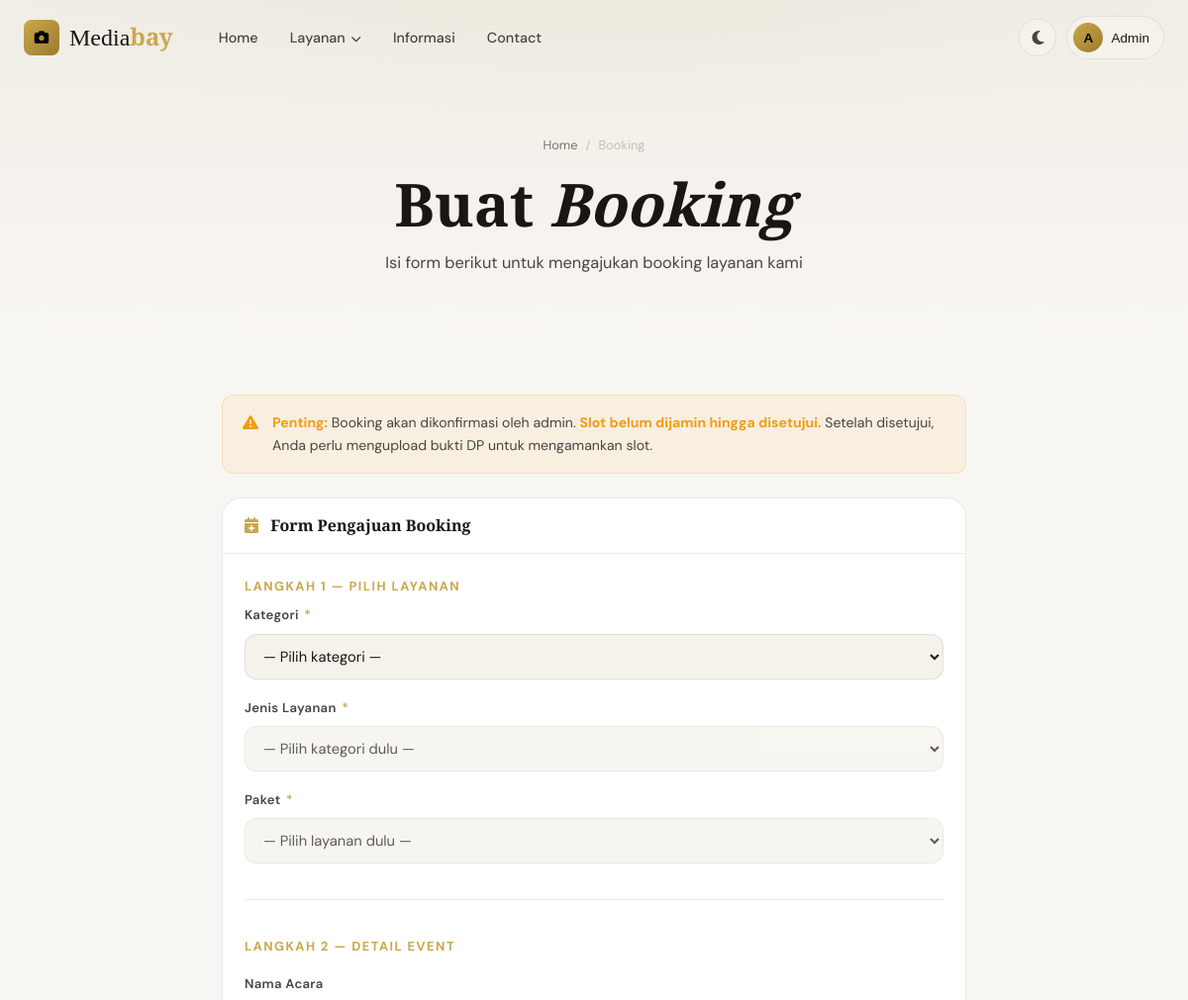
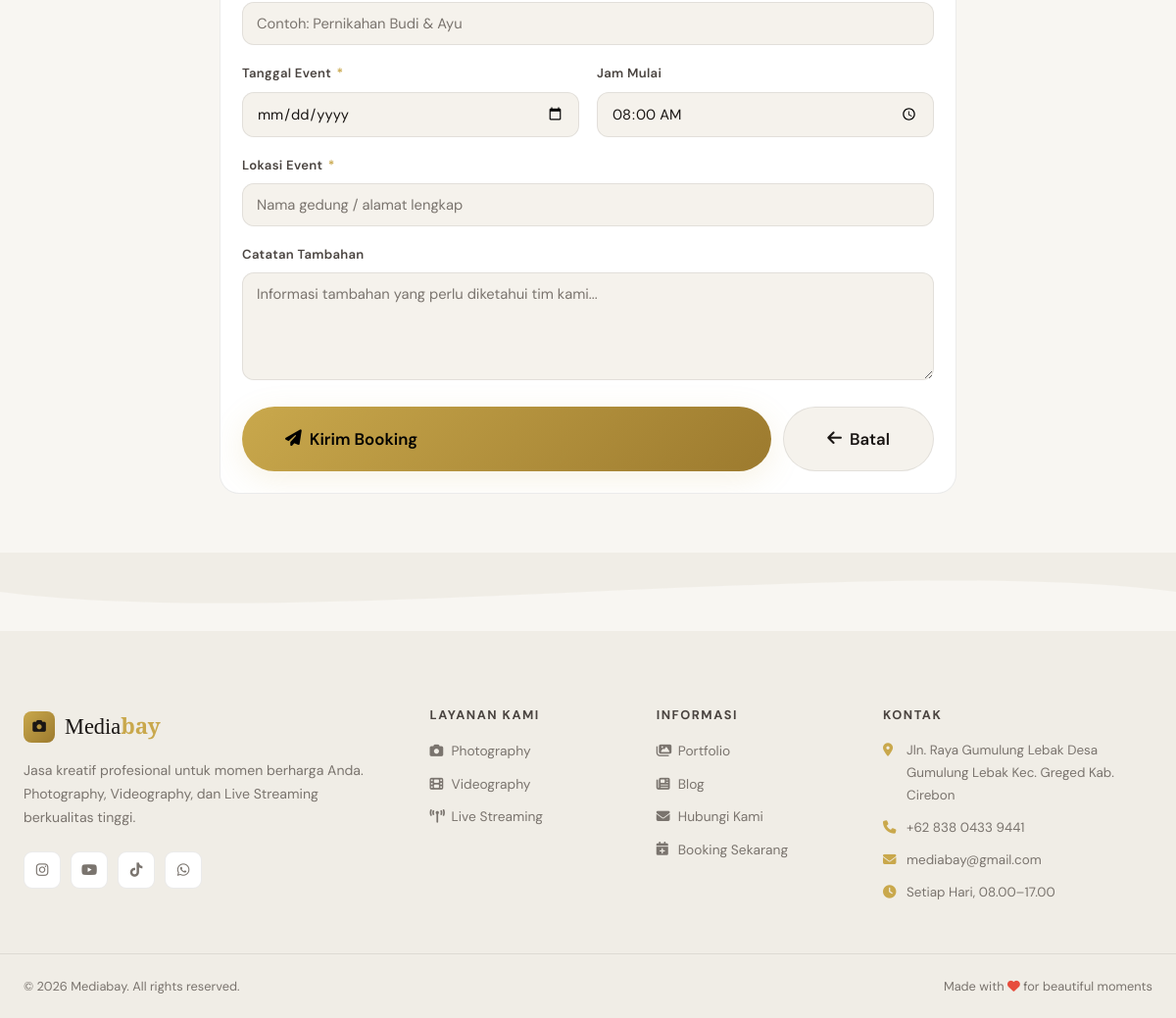
The page /booking (signed in) on the database its author committed (2 pictures, top to bottom).
### tables this page shows
CREATE TABLE `categories` (
  `id` int(11) NOT NULL,
  `name` varchar(100) NOT NULL,
  `slug` varchar(100) NOT NULL,
  `icon` varchar(50) DEFAULT NULL,
  `description` text DEFAULT NULL,
  `image` varchar(255) DEFAULT NULL,
  `sort_order` int(11) DEFAULT 0,
  `is_active` tinyint(1) DEFAULT 1,
  `created_at` timestamp NOT NULL DEFAULT current_timestamp()
);

### app/controllers/Controllers.php (called while the page is built, shortened)
<?php
class BookingController extends Controller {
    public function index(): void {
        $this->view('home/booking', compact('categories', 'services', 'flash'));
    }
}

### public/index.php (called while the page is built, shortened)
<?php
require_once __DIR__ . '/../config/database.php';
require_once __DIR__ . '/../core/Database.php';
require_once __DIR__ . '/../core/Model.php';
require_once __DIR__ . '/../core/Router.php';
require_once __DIR__ . '/../app/models/Models.php';
require_once __DIR__ . '/../app/controllers/Controllers.php';
$scriptDir = dirname($_SERVER['SCRIPT_NAME'] ?? '/index.php');
$basePath  = ($scriptDir === '/' || $scriptDir === '\\') ? '' : rtrim($scriptDir, '/');
$router = new Router($basePath);
$router->dispatch();

### core/Database.php (called while the page is built)
<?php
class Database {
    private static ?PDO $instance = null;
    public static function getInstance(): PDO {
        if (self::$instance === null) {
            try {
                $dsn = "mysql:host=" . DB_HOST . ";dbname=" . DB_NAME . ";charset=" . DB_CHARSET;
                self::$instance = new PDO($dsn, DB_USER, DB_PASS, [
                    PDO::ATTR_ERRMODE            => PDO::ERRMODE_EXCEPTION,
                    PDO::ATTR_DEFAULT_FETCH_MODE => PDO::FETCH_ASSOC,
                    PDO::ATTR_EMULATE_PREPARES   => false,
                ]);
            } catch (PDOException $e) {
                die(json_encode(['error' => 'Database connection failed: ' . $e->getMessage()]));
            }
        }
        return self::$instance;
    }
}

### core/Model.php (called while the page is built, shortened)
<?php
abstract class Model {
    public function __construct() {
        $this->db = Database::getInstance();
    }
}

### app/models/Models.php (called while the page is built, shortened)
<?php
class CategoryModel extends Model {
    public function getActive(): array {
        $stmt = $this->db->query("SELECT * FROM categories WHERE is_active=1 ORDER BY sort_order ASC");
        return $stmt->fetchAll();
    }
}

### app/views/home/booking.php (the view, shortened to what this page needs)
<div class="page-hero">
    <div class="container">
        <div class="breadcrumb">
            <a href="<?= BASE_URL ?>/">Home</a><span>/</span><span>Booking</span>
        </div>
        <h1>Buat <em>Booking</em></h1>
        <p>Isi form berikut untuk mengajukan booking layanan kami</p>
    </div>
</div>
<section class="section-sm">
    <div class="container-sm">
        <div class="booking-warning">
            <i class="fas fa-exclamation-triangle"></i>
            <p>
                <strong>Penting:</strong> Booking akan dikonfirmasi oleh admin.
                <strong>Slot belum dijamin hingga disetujui.</strong>
                Setelah disetujui, Anda perlu mengupload bukti DP untuk mengamankan slot.
            </p>
        </div>
        <div class="card">
            <div class="card-header">
                <h3>
                    <i class="fas fa-calendar-plus" style="color:var(--gold);margin-right:8px"></i>
                    Form Pengajuan Booking
                </h3>
            </div>
            <div class="card-body">
                <form method="POST" action="<?= BASE_URL ?>/booking" id="bookingForm">
                    <div style="margin-bottom:8px;font-size:0.8rem;font-weight:700;text-transform:uppercase;letter-spacing:1.5px;color:var(--gold)">
                        Langkah 1 — Pilih Layanan
                    </div>
                    <div class="form-group">
                        <label class="form-label">Kategori <span class="required">*</span></label>
                        <select class="form-control" id="cat_select">
                            <option value="">— Pilih kategori —</option>
                        </select>
                    </div>
                    <div class="form-group">
                        <label class="form-label">Jenis Layanan <span class="required">*</span></label>
                        <select class="form-control" id="svc_select" disabled>
                            <option value="">— Pilih kategori dulu —</option>
                        </select>
                    </div>
                    <div class="form-group">
                        <label class="form-label">Paket <span class="required">*</span></label>
                        <select class="form-control" id="pkg_select" name="package_id" required disabled>
                            <option value="">— Pilih layanan dulu —</option>
                        </select>
                    </div>
                    <div class="divider"></div>
                    <div style="margin-bottom:16px;font-size:0.8rem;font-weight:700;text-transform:uppercase;letter-spacing:1.5px;color:var(--gold)">
                        Langkah 2 — Detail Event
                    </div>
                    <div class="form-group">
                        <label class="form-label">Nama Acara</label>
                        <input type="text" name="event_name" class="form-control"
                               placeholder="Contoh: Pernikahan Budi & Ayu"
                               value="<?= htmlspecialchars($_POST['event_name'] ?? '') ?>">
                    </div>
                    <div class="form-row">
                        <div class="form-group">
                            <label class="form-label">Tanggal Event <span class="required">*</span></label>
                            <input type="date" name="event_date" class="form-control" required
                                   min="<?= date('Y-m-d', strtotime('+1 day')) ?>"
                                   value="<?= htmlspecialchars($_POST['event_date'] ?? '') ?>">
                        </div>
                        <div class="form-group">
                            <label class="form-label">Jam Mulai</label>
                            <input type="time" name="event_time" class="form-control"
                                   value="<?= htmlspecialchars($_POST['event_time'] ?? '08:00') ?>">
                        </div>
                    </div>
                    <div class="form-group">
                        <label class="form-label">Lokasi Event <span class="required">*</span></label>
                        <input type="text" name="event_location" class="form-control" required
                               placeholder="Nama gedung / alamat lengkap"
                               value="<?= htmlspecialchars($_POST['event_location'] ?? '') ?>">
                    </div>
                    <div class="form-group">
                        <label class="form-label">Catatan Tambahan</label>
                        <textarea name="notes" class="form-control"
                                  placeholder="Informasi tambahan yang perlu diketahui tim kami..."><?= htmlspecialchars($_POST['notes'] ?? '') ?></textarea>
                    </div>
                    <div style="display:flex;gap:12px;margin-top:8px;flex-wrap:wrap">
                        <button type="submit" class="btn btn-primary btn-lg" style="flex:1;min-width:200px">
                            <i class="fas fa-paper-plane"></i> Kirim Booking
                        </button>
                        <a href="<?= BASE_URL ?>/layanan" class="btn btn-ghost btn-lg">
                            <i class="fas fa-arrow-left"></i> Batal
                        </a>
                    </div>
                </form>
            </div>
        </div>
    </div>
</section>

### core/Router.php (shortened to what this page needs)
<?php
class Router {
    private array $routes = [];
    private function addRoute(string $method, string $path, string $controller, string $action): void {
        $this->routes[] = [
            'method'     => $method,
            'path'       => $path,
            'controller' => $controller,
            'action'     => $action,
            'pattern'    => $this->pathToPattern($path),
        ];
    }
    private function pathToPattern(string $path): string {
        $pattern = preg_replace('/\/:([^\/]+)/', '/(?P<$1>[^/]+)', $path);
        return '#^' . $pattern . '$#';
    }
    public function dispatch(): void {
        $requestUri = parse_url($_SERVER['REQUEST_URI'], PHP_URL_PATH);
        $requestUri = rawurldecode($requestUri);
        $requestUri = '/' . ltrim($requestUri, '/');
        if ($requestUri !== '/') {
            $requestUri = rtrim($requestUri, '/');
        }
        $requestMethod = $_SERVER['REQUEST_METHOD'];
        foreach ($this->routes as $route) {
            if (($route['method'] === $requestMethod || $route['method'] === 'ANY') &&
                preg_match($route['pattern'], $requestUri, $matches)) {
                $params = array_filter($matches, fn($k) => !is_int($k), ARRAY_FILTER_USE_KEY);
                $this->invoke($route['controller'], $route['action'], $params);
                return;
            }
        }
    }
    private function invoke(string $controllerName, string $action, array $params): void {
        $controller = new $controllerName();
        call_user_func_array([$controller, $action], $params);
    }
}

### app/views/partials/footer.php
<?php
$footerCategories = (new CategoryModel())->getActive();
$iconMap = [
    'photography'    => 'camera',
    'videography'    => 'film',
    'live-streaming' => 'tower-broadcast',
];
?>
<footer class="footer">
    <div class="footer-wave">
        <svg viewBox="0 0 1440 80" preserveAspectRatio="none">
            <path d="M0,40 C360,80 1080,0 1440,40 L1440,80 L0,80 Z" fill="currentColor"/>
        </svg>
    </div>
    <div class="footer-body">
        <div class="footer-container">
            <div class="footer-col footer-brand">
                <div class="footer-logo">
                    <span class="logo-icon" style="width:32px;height:32px;border-radius:8px;background:linear-gradient(135deg,var(--gold),var(--gold-dark));display:inline-grid;place-items:center;color:var(--dark);font-size:0.85rem">
                        <i class="fas fa-camera"></i>
                    </span>
                    <span>Media<strong>bay</strong></span>
                </div>
                <p>Jasa kreatif profesional untuk momen berharga Anda. Photography, Videography, dan Live Streaming berkualitas tinggi.</p>
                <div class="footer-social">
                    <a href="https://www.instagram.com/mediabayhd?utm_source=ig_web_button_share_sheet&igsh=ZDNlZDc0MzIxNw==" aria-label="Instagram"><i class="fab fa-instagram"></i></a>
                    <a href="https://youtube.com/@mediabayhd?si=j1iJ98egsUOuwnk2" aria-label="YouTube"><i class="fab fa-youtube"></i></a>
                    <a href="#" aria-label="TikTok"><i class="fab fa-tiktok"></i></a>
                    <a href="#" aria-label="WhatsApp"><i class="fab fa-whatsapp"></i></a>
                </div>
            </div>
            <div class="footer-col">
                <h4>Layanan Kami</h4>
                <ul>
                    <?php foreach($footerCategories as $cat):
                        $icon = $iconMap[$cat['slug']] ?? ($cat['icon'] ?? 'circle');
                    ?>
                    <li>
                        <a href="<?= BASE_URL ?>/layanan/<?= htmlspecialchars($cat['slug']) ?>">
                            <i class="fas fa-<?= $icon ?>"></i>
                            <?= htmlspecialchars($cat['name']) ?>
                        </a>
                    </li>
                    <?php endforeach; ?>
                </ul>
            </div>
            <div class="footer-col">
                <h4>Informasi</h4>
                <ul>
                    <li><a href="<?= BASE_URL ?>/informasi"><i class="fas fa-images"></i> Portfolio</a></li>
                    <li><a href="<?= BASE_URL ?>/informasi"><i class="fas fa-newspaper"></i> Blog</a></li>
                    <li><a href="<?= BASE_URL ?>/contact"><i class="fas fa-envelope"></i> Hubungi Kami</a></li>
                    <li><a href="<?= BASE_URL ?>/booking"><i class="fas fa-calendar-plus"></i> Booking Sekarang</a></li>
                </ul>
            </div>
            <div class="footer-col">
                <h4>Kontak</h4>
                <ul class="footer-contact">
                    <li><i class="fas fa-map-marker-alt"></i> Jln. Raya Gumulung Lebak Desa Gumulung Lebak Kec. Greged Kab. Cirebon</li>
                    <li><i class="fas fa-phone"></i> +62 838 0433 9441</li>
                    <li><i class="fas fa-envelope"></i> mediabay@gmail.com</li>
                    <li><i class="fas fa-clock"></i> Setiap Hari, 08.00–17.00</li>
                </ul>
            </div>
        </div>
        <div class="footer-bottom">
            <p>&copy; <?= date('Y') ?> Mediabay. All rights reserved.</p>
            <p>Made with <i class="fas fa-heart" style="color:#e74c3c"></i> for beautiful moments</p>
        </div>
    </div>
</footer>

### rows shown on the page
categories: name "Photography"
categories: name "Videography"
categories: name "Live Streaming"
